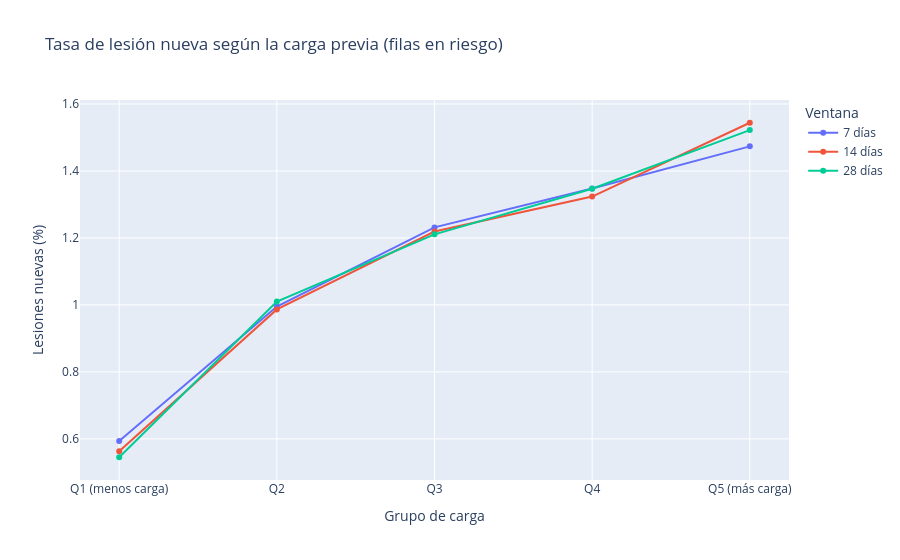

Notebook source saved alongside this figure:
### Markdown cell above
**Comprobación de que no hay fuga de información:** en los primeros partidos de Jayson Tatum en 2023-24, la carga de cada partido es la suma de los minutos de los partidos anteriores, nunca la del propio partido:
- El 25/10, su primer partido, la carga es 0, porque no hay partidos anteriores en la ventana.
- El 27/10 la carga es 38, los minutos del 25/10. No incluye los 41 que juega ese mismo día.
- El 10/11 la carga baja de 214 a 213: el partido del 25/10 sale de la ventana porque queda a más de 14 días, y entra el del 08/11 (214 − 38 + 37 = 213).

### Code cell
#¿AYUDA A PREDECIR?¿Y POR QUÉ 14 DÍAS?
#PRIMERO: calculo también la carga con ventanas de 7 y 28 días, solo para comparar (no se guardan como features)
rows_at_risk = df["at_risk"]
window_comparison = []
for days in [7, 14, 28]:
    load = (
        df.set_index("game_day").groupby("personId")["numMinutes"]
        .rolling(f"{days}D", closed="left").sum()
        .to_numpy()
    )
    load = pd.Series(load, index=df.index).fillna(0)[rows_at_risk]

    #SEGUNDO: 5 grupos del mismo tamaño según la carga, y la tasa de lesión de cada uno
    quintile = pd.qcut(load, 5, labels=["Q1 (menos carga)", "Q2", "Q3", "Q4", "Q5 (más carga)"])
    rate = df.loc[rows_at_risk, "lesion_nueva"].groupby(quintile, observed=True).mean() * 100
    window_comparison.append(pd.DataFrame({"quintile": rate.index, "injury_rate": rate.values, "window": f"{days} días"}))

window_comparison = pd.concat(window_comparison)

#TERCERO: gráfico de la tasa de lesión por quintil de carga, para cada ventana
fig = px.line(
    window_comparison, x="quintile", y="injury_rate", color="window", markers=True,
    title="Tasa de lesión nueva según la carga previa (filas en riesgo)",
    labels={"quintile": "Grupo de carga", "injury_rate": "Lesiones nuevas (%)", "window": "Ventana"},
)
fig.show()

### Figure 1 — Plotly figure (JSON) as saved in the notebook; plotly's stock layout.template omitted (floating-point values rounded to 4 significant figures)
{"data": [{"hovertemplate": "Ventana=7 días<br>Grupo de carga=%{x}<br>Lesiones nuevas (%)=%{y}<extra></extra>", "legendgroup": "7 días", "line": {"color": "#636efa", "dash": "solid"}, "marker": {"symbol": "circle"}, "mode": "lines+markers", "name": "7 días", "orientation": "v", "showlegend": true, "type": "scatter", "x": ["Q1 (menos carga)", "Q2", "Q3", "Q4", "Q5 (más carga)"], "xaxis": "x", "y": [0.5933, 0.9951, 1.232, 1.348, 1.474], "yaxis": "y"}, {"hovertemplate": "Ventana=14 días<br>Grupo de carga=%{x}<br>Lesiones nuevas (%)=%{y}<extra></extra>", "legendgroup": "14 días", "line": {"color": "#EF553B", "dash": "solid"}, "marker": {"symbol": "circle"}, "mode": "lines+markers", "name": "14 días", "orientation": "v", "showlegend": true, "type": "scatter", "x": ["Q1 (menos carga)", "Q2", "Q3", "Q4", "Q5 (más carga)"], "xaxis": "x", "y": [0.5633, 0.9864, 1.219, 1.324, 1.544], "yaxis": "y"}, {"hovertemplate": "Ventana=28 días<br>Grupo de carga=%{x}<br>Lesiones nuevas (%)=%{y}<extra></extra>", "legendgroup": "28 días", "line": {"color": "#00cc96", "dash": "solid"}, "marker": {"symbol": "circle"}, "mode": "lines+markers", "name": "28 días", "orientation": "v", "showlegend": true, "type": "scatter", "x": ["Q1 (menos carga)", "Q2", "Q3", "Q4", "Q5 (más carga)"], "xaxis": "x", "y": [0.5451, 1.01, 1.211, 1.347, 1.522], "yaxis": "y"}], "layout": {"legend": {"title": {"text": "Ventana"}, "tracegroupgap": 0}, "title": {"text": "Tasa de lesión nueva según la carga previa (filas en riesgo)"}, "xaxis": {"anchor": "y", "domain": [0, 1], "title": {"text": "Grupo de carga"}}, "yaxis": {"anchor": "x", "domain": [0, 1], "title": {"text": "Lesiones nuevas (%)"}}}}
